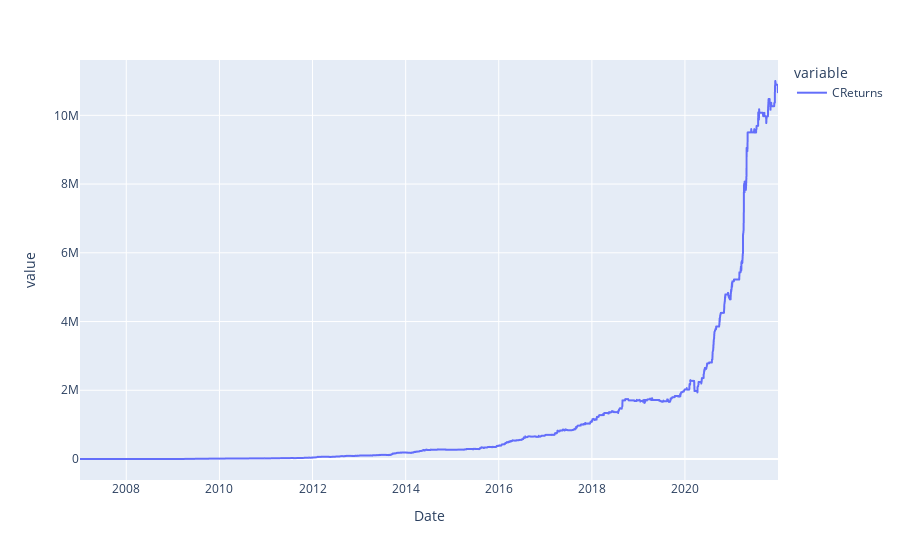

The notebook cell saved with this chart:
### Code cell
pxline(YesBank.CReturns)

### Figure 1 — Plotly figure (JSON) as saved in the notebook; plotly's stock layout.template omitted (floating-point values rounded to 4 significant figures; data arrays with more than 128 entries replaced by an {"elided": "..."} marker saying what was removed)
{"data": [{"hovertemplate": "variable=CReturns<br>Date=%{x}<br>value=%{y}<extra></extra>", "legendgroup": "CReturns", "line": {"color": "#636efa", "dash": "solid"}, "marker": {"symbol": "circle"}, "mode": "lines", "name": "CReturns", "showlegend": true, "type": "scattergl", "x": {"elided": "3697 str values"}, "xaxis": "x", "y": {"elided": "3697 float values"}, "yaxis": "y"}], "layout": {"autosize": true, "legend": {"title": {"text": "variable"}, "tracegroupgap": 0}, "margin": {"t": 60}, "xaxis": {"anchor": "y", "autorange": true, "domain": [0, 1], "range": ["2007-01-03", "2021-12-31"], "title": {"text": "Date"}, "type": "date"}, "yaxis": {"anchor": "x", "autorange": true, "domain": [0, 1], "range": [-611100.0, 11610000.0], "title": {"text": "value"}, "type": "linear"}}}
